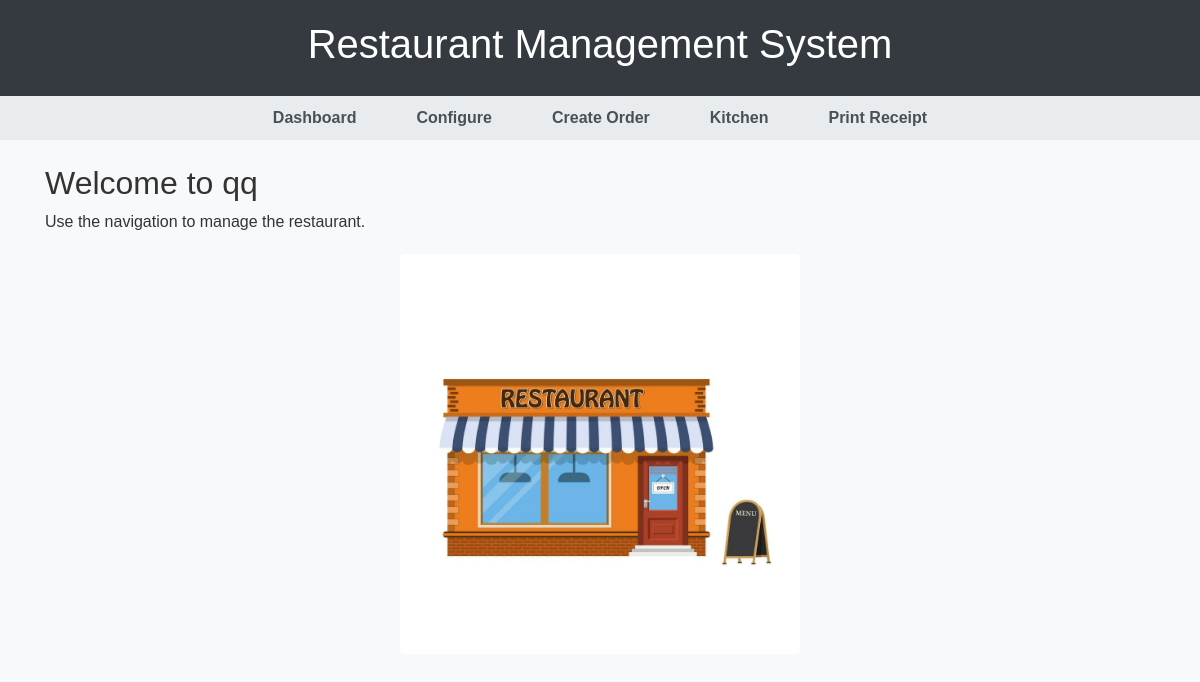
The app's page /, older data.
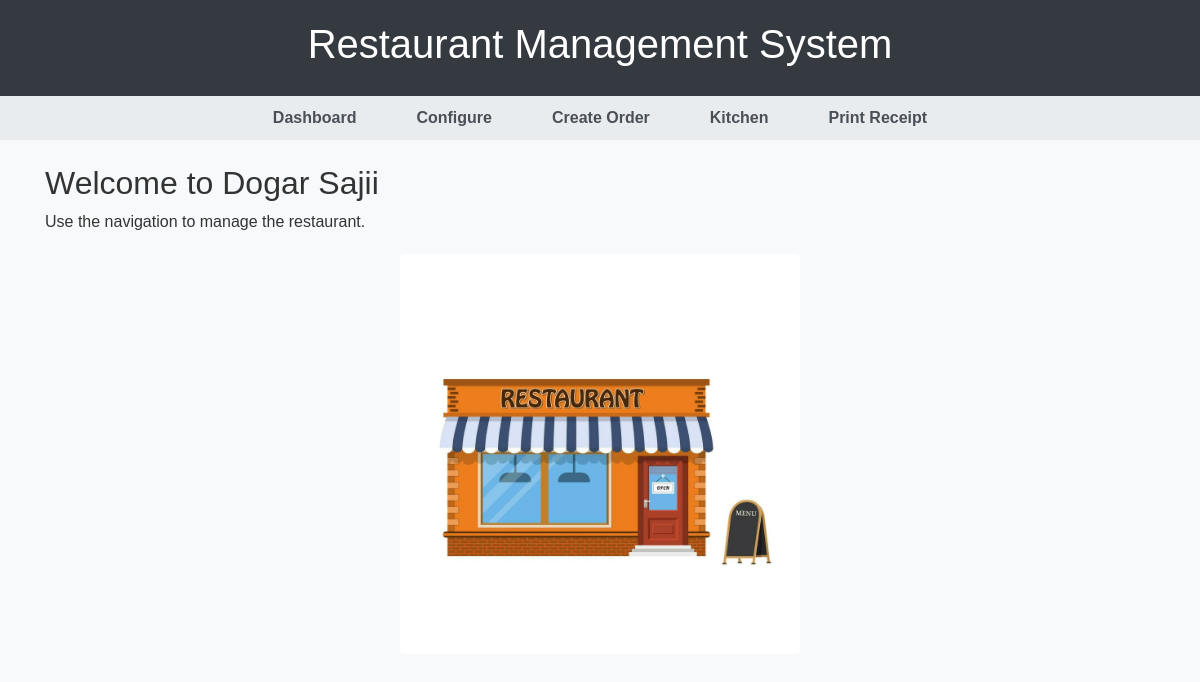
The same page, newer data.
### tables this page shows
CREATE TABLE fac_config(
        id integer PRIMARY KEY, -- Unique identifier for the configuration
        fac_name text NOT NULL, -- Restaurant name
        table_num integer NOT NULL, -- Number of tables in the restaurant
        seat_num integer NOT NULL -- Total number of seats
    );

### app.py (the view)
@app.route('/')
def index():
    fac_info = db.read_val("SELECT fac_name FROM fac_config LIMIT 1")
    restaurant_name = fac_info[0][0] if fac_info else "Restaurant Management System"
    return render_template('index.html', restaurant_name=restaurant_name)

### database.py (called while the page is built)
    def get_connection(self):
        return sqlite3.connect(self.db)

    def read_val(self, read_query, params=()):
        try:
            conn = self.get_connection()
            cursor = conn.cursor()
            cursor.execute(read_query, params)
            rows = cursor.fetchall()
            conn.close()
            return rows
        except Error as e:
            print("❌ Read error:", e)
            return []

### templates/index.html (shortened to what this page needs)
{% extends 'base.html' %}
{% block content %}
    <h2 class="mt-4">Welcome to {{ restaurant_name }}</h2>
    <p>Use the navigation to manage the restaurant.</p>
    {% if 'assets/res.jpg' %}
        <img src="{{ url_for('static', filename='assets/res.jpg') }}" alt="Restaurant" class="img-fluid rounded" style="max-width: 400px; display: block; margin: 20px auto;">
    {% endif %}
{% endblock %}

Row changes from the older to the newer data that the page shows:
changed fac_config: fac_name "qq" → "Dogar Sajii"
